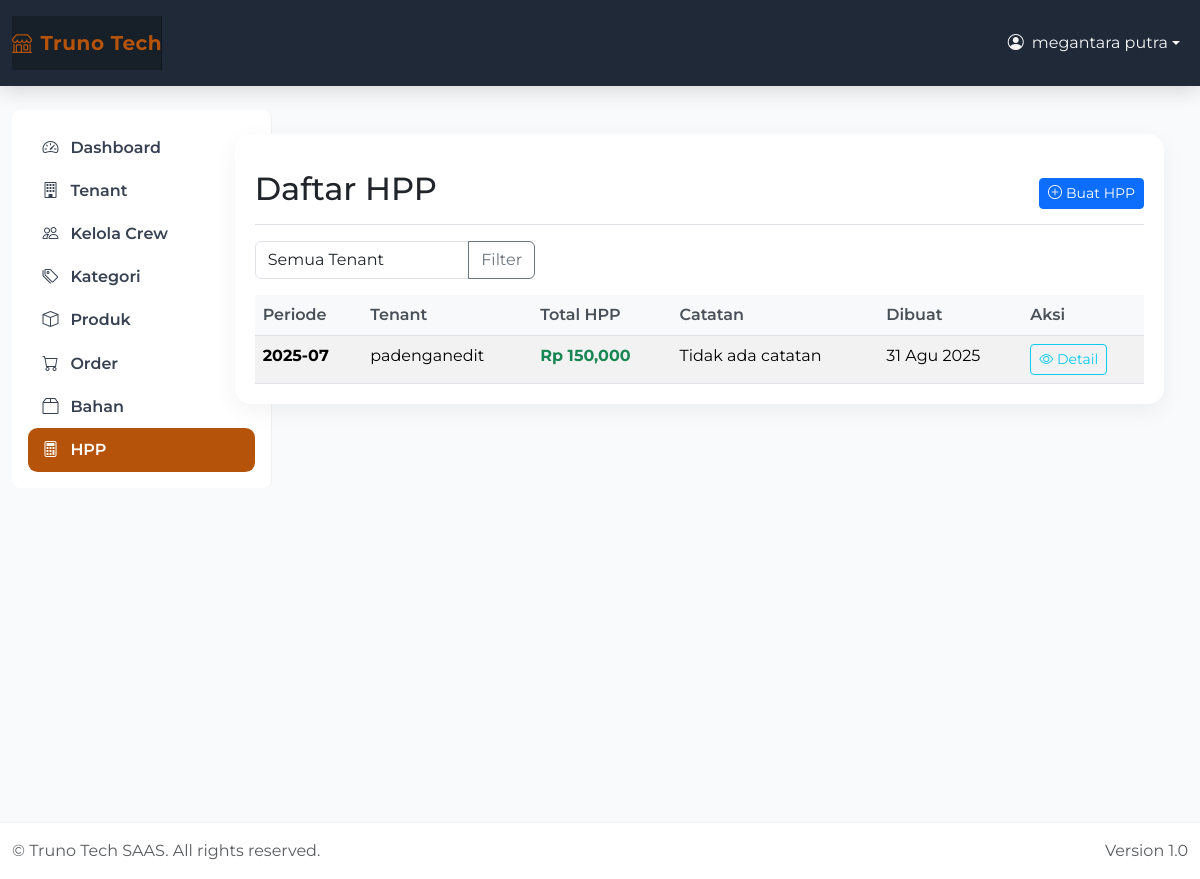
/hpp/ (signed in), run on the app's committed database.
### apps/hpp/models.py (models this page shows, shortened)
class HPP(models.Model):
    tenant = models.ForeignKey(Tenant, on_delete=models.CASCADE, related_name='hpp_records')
    periode = models.CharField(max_length=7, help_text="Format: YYYY-MM")  # e.g., "2024-01"
    amount_total = models.BigIntegerField()  # Total HPP amount
    catatan = models.TextField(blank=True)
    created_by = models.ForeignKey(User, on_delete=models.CASCADE)
    created_at = models.DateTimeField(auto_now_add=True)
    updated_at = models.DateTimeField(auto_now=True)
    @property
    def amount_total_display(self):
        return f"Rp {self.amount_total:,}"
    class Meta:
        db_table = 'hpp'
        unique_together = ['tenant', 'periode']
        ordering = ['-periode']

### apps/tenants/models.py (models this page shows, shortened)
class Tenant(models.Model):
    owner = models.ForeignKey(User, on_delete=models.CASCADE, related_name='tenants')
    name = models.CharField(max_length=200)
    address = models.TextField()
    phone = models.CharField(max_length=15)
    is_active = models.BooleanField(default=True)
    created_at = models.DateTimeField(auto_now_add=True)
    updated_at = models.DateTimeField(auto_now=True)
    class Meta:
        db_table = 'tenants'
        ordering = ['-created_at']

### apps/hpp/views.py (the view)
# urls.py: path('', views.hpp_list_view, name='list'),
@login_required
def hpp_list_view(request):
    if not check_client_permission(request.user):
        messages.error(request, 'Anda tidak memiliki akses untuk mengelola HPP.')
        return redirect('dashboard:home')
    tenants = Tenant.objects.filter(owner=request.user)
    hpp_records = HPP.objects.filter(tenant__owner=request.user).select_related('tenant')
    tenant_filter = request.GET.get('tenant')
    if tenant_filter:
        hpp_records = hpp_records.filter(tenant_id=tenant_filter)
    return render(request, 'hpp/hpp_list.html', {
        'hpp_records': hpp_records,
        'tenants': tenants,
        'selected_tenant': int(tenant_filter) if tenant_filter else None
    })

### apps/hpp/views.py (called while the page is built)
def check_client_permission(user):
    return hasattr(user, 'userprofile') and user.userprofile.role == 'client'

### apps/hpp/templates/hpp/hpp_list.html (shortened to what this page needs)
{% extends 'base.html' %}
{% block content %}
<div class="d-flex justify-content-between flex-wrap flex-md-nowrap align-items-center pt-3 pb-2 mb-3 border-bottom">
    <h1 class="h2">Daftar HPP</h1>
    <div class="btn-toolbar mb-2 mb-md-0">
        <a href="{% url 'hpp:create' %}" class="btn btn-sm btn-primary">
            <i class="bi bi-plus-circle me-1"></i>Buat HPP
        </a>
    </div>
</div>
<div class="row mb-3">
    <div class="col-md-4">
        <form method="get">
            <div class="input-group">
                <select name="tenant" class="form-control">
                    <option value="">Semua Tenant</option>
                </select>
                <button class="btn btn-outline-secondary" type="submit">Filter</button>
            </div>
        </form>
    </div>
</div>
{% if hpp_records %}
    <div class="table-responsive">
        <table class="table table-striped">
            <thead>
                <tr>
                    <th>Periode</th>
                    <th>Tenant</th>
                    <th>Total HPP</th>
                    <th>Catatan</th>
                    <th>Dibuat</th>
                    <th>Aksi</th>
                </tr>
            </thead>
            <tbody>
                {% for hpp in hpp_records %}
                <tr>
                    <td><strong>{{ hpp.periode }}</strong></td>
                    <td>{{ hpp.tenant.name }}</td>
                    <td><strong class="text-success">{{ hpp.amount_total_display }}</strong></td>
                    <td>{{ hpp.catatan|truncatewords:8|default:"Tidak ada catatan" }}</td>
                    <td>{{ hpp.created_at|date:"d M Y" }}</td>
                    <td>
                        <a href="{% url 'hpp:detail' hpp.id %}" class="btn btn-sm btn-outline-info">
                            <i class="bi bi-eye"></i> Detail
                        </a>
                    </td>
                </tr>
                {% endfor %}
            </tbody>
        </table>
    </div>
{% endif %}
{% endblock %}

### templates/base.html (shortened to what this page needs)
{% load static %}
<!DOCTYPE html>
<html lang="id" data-bs-theme="light">
<head>
  <link href="https://cdn.jsdelivr.net/npm/bootstrap@5.3.3/dist/css/bootstrap.min.css" rel="stylesheet" />
  <link href="https://cdn.jsdelivr.net/npm/bootstrap-icons@1.11.3/font/bootstrap-icons.css" rel="stylesheet" />
  <link rel="stylesheet" href="{% static 'css/custom.css' %}">
</head>
<body class="d-flex flex-column">
{% if user.is_authenticated %}
  <nav class="navbar navbar-expand-lg navbar-dark app-navbar py-3">
    <div class="container-fluid">
      <a class="navbar-brand d-flex align-items-center" href="{% url 'dashboard:home' %}">
        <i class="bi bi-shop me-2"></i>
        Truno Tech
      </a>
      <div class="collapse navbar-collapse" id="topbarNav">
        <ul class="navbar-nav ms-auto">
          <li class="nav-item dropdown">
            <a class="nav-link dropdown-toggle d-flex align-items-center" href="#" role="button" data-bs-toggle="dropdown" aria-expanded="false">
              <i class="bi bi-person-circle me-2"></i>
              {{ user.get_full_name|default:user.username }}
            </a>
          </li>
        </ul>
      </div>
    </div>
  </nav>
  <div class="container-fluid app-shell py-4">
    <div class="row g-3">
      <aside class="col-lg-3 col-xl-2 d-none d-lg-block">
        <div class="app-sidebar rounded-3 p-3">
          <div class="sidebar-inner">
            {% url 'dashboard:home' as dashboard_url %}
            {% url 'accounts:create_client' as create_client_url %}
            {% url 'tenants:list' as tenants_url %}
            {% url 'accounts:create_crew' as create_crew_url %}
            {% url 'products:category_list' as category_url %}
            {% url 'products:list' as products_url %}
            {% url 'orders:list' as orders_url %}
            {% url 'hpp:bahan_list' as bahan_url %}
            {% url 'hpp:list' as hpp_url %}
            <nav class="nav flex-column side-nav">
              <a class="nav-link {% if request.path == dashboard_url %}active{% endif %}" href="{{ dashboard_url }}">
                <i class="bi bi-speedometer2"></i> <span>Dashboard</span>
              </a>
              {% if user.userprofile.role == 'client' %}
                <a class="nav-link {% if request.path == tenants_url %}active{% endif %}" href="{{ tenants_url }}">
                  <i class="bi bi-building"></i> <span>Tenant</span>
                </a>
                <a class="nav-link {% if request.path == create_crew_url %}active{% endif %}" href="{{ create_crew_url }}">
                  <i class="bi bi-people"></i> <span>Kelola Crew</span>
                </a>
              {% endif %}
              {% if user.userprofile.role == 'client' or user.userprofile.role == 'crew' %}
                <a class="nav-link {% if request.path == category_url %}active{% endif %}" href="{{ category_url }}">
                  <i class="bi bi-tags"></i> <span>Kategori</span>
                </a>
                <a class="nav-link {% if request.path == products_url %}active{% endif %}" href="{{ products_url }}">
                  <i class="bi bi-box"></i> <span>Produk</span>
                </a>
                <a class="nav-link {% if request.path == orders_url %}active{% endif %}" href="{{ orders_url }}">
                  <i class="bi bi-cart"></i> <span>Order</span>
                </a>
              {% endif %}
              {% if user.userprofile.role == 'client' %}
                <a class="nav-link {% if request.path == bahan_url %}active{% endif %}" href="{{ bahan_url }}">
                  <i class="bi bi-box2"></i> <span>Bahan</span>
                </a>
                <a class="nav-link {% if request.path == hpp_url %}active{% endif %}" href="{{ hpp_url }}">
                  <i class="bi bi-calculator"></i> <span>HPP</span>
                </a>
              {% endif %}
            </nav>
          </div>
        </div>
      </aside>
      <main class="col-lg-9 col-xl-10">
        <div class="app-main">
          <div class="content-wrapper">
            {% block content %}{% endblock %}
          </div>
        </div>
      </main>
    </div>
  </div>
  <footer class="app-footer mt-auto py-3">
    <div class="container-fluid d-flex justify-content-between align-items-center">
      <span class="text-muted">&copy; {{ now|date:'Y' }} Truno Tech SAAS. All rights reserved.</span>
      <span class="text-muted">Version 1.0</span>
    </div>
  </footer>
{% else %}
  <main class="container py-5">
    {% block login_content %}{% endblock %}
  </main>
{% endif %}
</body>
</html>

### static/css/custom.css (style rules this page uses)
body { font-family: 'Segoe UI', Tahoma, Geneva, Verdana, sans-serif; }
.navbar-brand { padding-top: .75rem; padding-bottom: .75rem; font-size: 1rem; background-color: rgba(0, 0, 0, .25); box-shadow: inset -1px 0 0 rgba(0, 0, 0, .25); }
.table { margin-bottom: 0; }
.table th { border-top: none; font-weight: 600; color: #495057; background-color: #f8f9fa; }
.btn { border-radius: 0.375rem; }
.btn-group-sm > .btn, .btn-sm { border-radius: 0.25rem; }

### templates/base.html (style rules this page uses)
:root { --brand: #1f2937; --brand-accent: #b45309; --brand-hover: #d97706; --bg-soft: #f9fafb; --radius: 1rem; }
html, body { height: 100%; }
body { background: var(--bg-soft); font-family: 'Montserrat', sans-serif; }
.app-navbar { background: var(--brand); box-shadow: 0 4px 20px rgba(0,0,0,.15); z-index: 1031; }
.app-navbar .navbar-brand { font-weight: 700; font-size: 1.25rem; letter-spacing: .5px; color: var(--brand-accent)!important; }
.app-navbar .nav-link { color: #f3f4f6; }
.app-shell { min-height: calc(100vh - 64px); }
.app-sidebar { width: 260px; background: #ffffff; border-right: 1px solid rgba(0,0,0,.06); }
.sidebar-inner { position: sticky; top: 1rem; }
.app-main { padding: 1.5rem; }
.content-wrapper { background: #fff; border-radius: var(--radius); box-shadow: 0 8px 24px rgba(0,0,0,.05); padding: 1.25rem; }
.side-nav .nav-link { display:flex; align-items:center; gap:.75rem; color:#374151; font-weight:600; padding:.6rem .9rem; border-radius:.6rem; }
.side-nav .nav-link.active { background:var(--brand-accent); color:#fff; }
.app-footer { background:#fff; border-top:1px solid rgba(0,0,0,.06); }

### data on the page
HPP: periode "2025-07", tenant.name "padenganedit", amount_total_display "Rp 150,000", catatan "Tidak ada catatan", created_at "31 Agu 2025"

### other printed values
{{ user.get_full_name|default:user.username }} "megantara putra"
